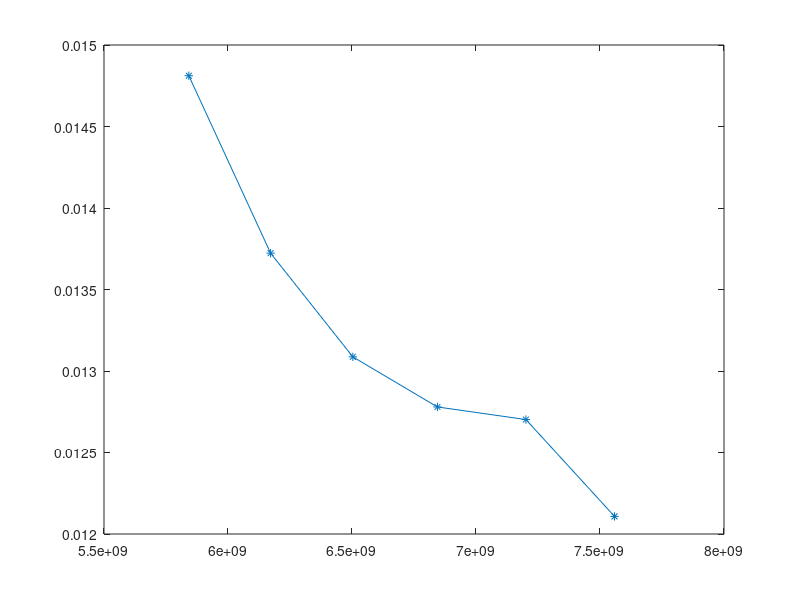

Here is the MATLAB script that generated this plot: (Note: this script raises an error after producing the figure.)
% Step 0: Clearing

clear all;
close all;
clc;

% Step 1: Load world data

pkg load statistics;

fid = fopen('Example01-World-Population.csv', 'r');
C   = textscan(fid,'%f32 %f32', 'delimiter', ';');
fclose(fid);

world_year  = cell2mat(C(1));
world_pop   = cell2mat(C(2));

start_ind   = find(world_year==1992);
end_ind     = find(world_year==2016);

% Step 2: Definition of world population data points

time_int = 4;
year     = [world_year(start_ind):time_int:world_year(end_ind)]';
x        = [0:time_int:(world_year(end_ind)-world_year(start_ind))]';
y        = world_pop(start_ind:time_int:end_ind);  %[5.47 5.81 6.144 6.471 6.801 7.141 7.492]';

% Step 3: Computation of k in dependence of y

k    = (1/time_int).*(log(y(2:1:end)./y(1:1:(end-1)))); %(1./x(2:1:end)).*log(y(2:1:end)/y(1));

figure(1)
plot(y(2:1:end),k,'marker','*')

% Step 4: Spline interpolation

y_spl = y(2:1:end);
k_spl = k;
n = (length(y_spl) - 1);
h = zeros(n,1);
h = diff(y_spl);

M = cubic_spline_natural(y_spl,k_spl,n,h);

cub_spl      = cell(n,1);
cub_spl_diff = cell(n,1);

for j = 1:1:n
  cub_spl{j}      = @(z) (M(j)*(y_spl(j+1) - z).^3/(6*h(j)))   + (M(j+1)*(z - y_spl(j)).^3/(6*h(j))) + (k_spl(j) - M(j)*h(j)^2/6)*((y_spl(j+1) - z)/h(j)) + (k_spl(j+1) - M(j+1)*h(j)^2/6)*((z - y_spl(j))/h(j));
  cub_spl_diff{j} = @(z) - (M(j)*(y_spl(j+1) - z).^2/(2*h(j))) + (M(j+1)*(z - y_spl(j)).^2/(2*h(j))) - (k_spl(j) - M(j)*h(j)^2/6)*(1/h(j))                + (k_spl(j+1) - M(j+1)*h(j)^2/6)*(1/h(j));
endfor

m = 50;
figure(2)
for j = 1:1:n
  plot(y_spl(j):h(j)/m:y_spl(j+1),cub_spl{j}(y_spl(j):h(j)/m:y_spl(j+1)),'color','black','linewidth',1)
  hold on
  plot(y_spl(j),k_spl(j),'marker','*','color','black')
  hold on
  title('Example 1 - Dependence of k on P (Cubic spline)','fontsize',14);
  xlabel('Population P','fontsize',10);
  ylabel('k(P)','fontsize',10);
endfor

% Step 5: Implicit Eulerian Time-Stepping Method

h_eul    = 0.25;
x_eul    = [0:h_eul:x(end-1)+2*time_int]';
y_eul    = zeros(length(x_eul),1);
y_eul(1) = y(2);

N          = 20;
y_zeros    = zeros(N+1,1);
y_zeros(1) = y_eul(1);

m = 1;
for l = 1:1:(length(x_eul)-1)
    if (x_eul(l) < x(m+1))
      for p = 1:1:N
        y_zeros(p+1) = y_zeros(p) - (h_eul*cub_spl{m}(y_zeros(p))*y_zeros(p)+y_eul(l)-y_zeros(p))/(h_eul*(cub_spl{m}(y_zeros(p))+y_zeros(p)*cub_spl_diff{m}(y_zeros(p)))-1);
      endfor
      y_eul(l+1) = y_zeros(end);
      y_zeros(1) = y_eul(l+1);
    elseif ((x_eul(l) >= x(m+1)) & (m < length(cub_spl)))%(m < length(cub_spl)))
      m          = m+1;
      for p = 1:1:N
        y_zeros(p+1) = y_zeros(p) - (h_eul*cub_spl{m}(y_zeros(p))*y_zeros(p)+y_eul(l)-y_zeros(p))/(h_eul*(cub_spl{m}(y_zeros(p))+y_zeros(p)*cub_spl_diff{m}(y_zeros(p)))-1);
      endfor
      y_eul(l+1) = y_zeros(end);
      y_zeros(1) = y_eul(l+1);
    else
      for p = 1:1:N
        y_zeros(p+1) = y_zeros(p) - (h_eul*cub_spl{length(cub_spl)}(y_zeros(p))*y_zeros(p)+y_eul(l)-y_zeros(p))/(h_eul*(cub_spl{length(cub_spl)}(y_zeros(p))+y_zeros(p)*cub_spl_diff{length(cub_spl_diff)}(y_zeros(p)))-1);
      endfor
      y_eul(l+1) = y_zeros(end);
      y_zeros(1) = y_eul(l+1);
    endif
endfor

figure(3)
plot(x(2:1:end)-time_int,y(2:1:end),'marker','+','color','black','linewidth',1)
hold on
plot(x_eul,y_eul,'color','red','linewidth',1)
hold on
title('Example 1 - Total World Population (Cubic spline)','fontsize',14);
legend({'Data used','Calculation'},'location','northwest','fontsize',10);
xlabel('Time (Year)','fontsize',10);
ylabel('Total World Population (In Billions)','fontsize',10);
xticks([0:time_int:28]);
xticklabels({'1996','2000','2004','2008','2012','2016','2020','2024'});

% Step 6: Relative Error Plot

y_pop = world_pop(start_ind+time_int:time_int:end);

err_rel = abs(y_pop-y_eul(1:time_int/h_eul:end))./y_pop;

figure(4)
plot([0:time_int:28]',err_rel,'marker','*','color','blue','linewidth',1);
hold on
title('Example 1 - Relative Error (Cubic spline)','fontsize',14);
xlabel('Time (Year)','fontsize',10);
ylabel('Relative Error','fontsize',10);
xticks([0:time_int:28]);
xticklabels({'1996','2000','2004','2008','2012','2016','2020','2024'});
yticks([0:0.005:0.025]);
yticklabels({'0%','0.5%','1%','1.5%','2%','2.5%'});
